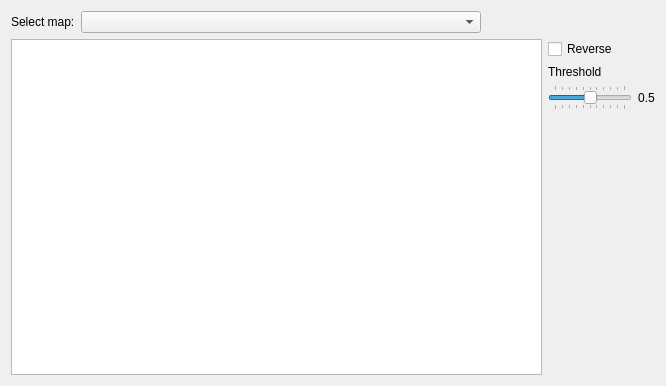
<?xml version="1.0" encoding="UTF-8"?>
<ui version="4.0">
 <class>GenerateCenterlineTab</class>
 <widget class="QWidget" name="GenerateCenterlineTab">
  <property name="geometry">
   <rect>
    <x>0</x>
    <y>0</y>
    <width>666</width>
    <height>386</height>
   </rect>
  </property>
  <property name="windowTitle">
   <string>Form</string>
  </property>
  <layout class="QVBoxLayout" name="verticalLayout">
   <item>
    <layout class="QHBoxLayout" name="horizontalLayout">
     <item>
      <widget class="QLabel" name="label">
       <property name="text">
        <string>Select map:</string>
       </property>
      </widget>
     </item>
     <item>
      <widget class="QComboBox" name="map_cb">
       <property name="minimumSize">
        <size>
         <width>400</width>
         <height>0</height>
        </size>
       </property>
      </widget>
     </item>
     <item>
      <spacer name="horizontalSpacer">
       <property name="orientation">
        <enum>Qt::Horizontal</enum>
       </property>
       <property name="sizeHint" stdset="0">
        <size>
         <width>40</width>
         <height>20</height>
        </size>
       </property>
      </spacer>
     </item>
    </layout>
   </item>
   <item>
    <layout class="QHBoxLayout" name="horizontalLayout_3">
     <item>
      <widget class="QGraphicsView" name="centerLineView"/>
     </item>
     <item>
      <layout class="QVBoxLayout" name="verticalLayout_2">
       <item>
        <widget class="QCheckBox" name="reverseCheckBox">
         <property name="text">
          <string>Reverse</string>
         </property>
         <property name="iconSize">
          <size>
           <width>20</width>
           <height>20</height>
          </size>
         </property>
        </widget>
       </item>
       <item>
        <widget class="QLabel" name="thresholdLabel">
         <property name="text">
          <string>Threshold</string>
         </property>
         <property name="alignment">
          <set>Qt::AlignLeading|Qt::AlignLeft|Qt::AlignVCenter</set>
         </property>
        </widget>
       </item>
       <item>
        <layout class="QHBoxLayout" name="horizontalLayout_2">
         <item>
          <widget class="QSlider" name="thresholdSlider">
           <property name="sizePolicy">
            <sizepolicy hsizetype="Preferred" vsizetype="Fixed">
             <horstretch>0</horstretch>
             <verstretch>0</verstretch>
            </sizepolicy>
           </property>
           <property name="minimum">
            <number>0</number>
           </property>
           <property name="maximum">
            <number>100</number>
           </property>
           <property name="singleStep">
            <number>1</number>
           </property>
           <property name="pageStep">
            <number>10</number>
           </property>
           <property name="value">
            <number>50</number>
           </property>
           <property name="sliderPosition">
            <number>50</number>
           </property>
           <property name="tracking">
            <bool>true</bool>
           </property>
           <property name="orientation">
            <enum>Qt::Horizontal</enum>
           </property>
           <property name="tickPosition">
            <enum>QSlider::TicksBothSides</enum>
           </property>
           <property name="tickInterval">
            <number>10</number>
           </property>
          </widget>
         </item>
         <item>
          <widget class="QLabel" name="thresholdValue">
           <property name="text">
            <string>0.5</string>
           </property>
           <property name="alignment">
            <set>Qt::AlignCenter</set>
           </property>
          </widget>
         </item>
        </layout>
       </item>
       <item>
        <spacer name="verticalSpacer">
         <property name="orientation">
          <enum>Qt::Vertical</enum>
         </property>
         <property name="sizeHint" stdset="0">
          <size>
           <width>20</width>
           <height>40</height>
          </size>
         </property>
        </spacer>
       </item>
      </layout>
     </item>
    </layout>
   </item>
  </layout>
 </widget>
 <resources/>
 <connections/>
 <slots>
  <slot>sliderReleased()</slot>
 </slots>
</ui>
